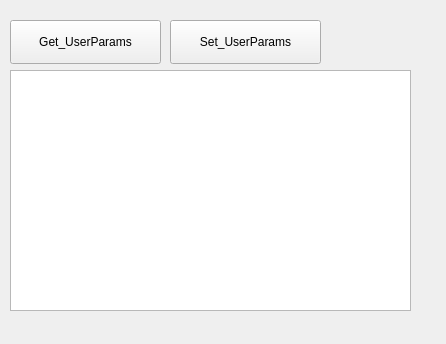
<?xml version="1.0" encoding="UTF-8"?>
<ui version="4.0">
 <class>FormUserParams</class>
 <widget class="QWidget" name="FormUserParams">
  <property name="geometry">
   <rect>
    <x>0</x>
    <y>0</y>
    <width>446</width>
    <height>344</height>
   </rect>
  </property>
  <property name="windowTitle">
   <string>Form</string>
  </property>
  <widget class="QTextEdit" name="txtUserPrams">
   <property name="geometry">
    <rect>
     <x>10</x>
     <y>70</y>
     <width>401</width>
     <height>241</height>
    </rect>
   </property>
  </widget>
  <widget class="QPushButton" name="btnSetUserParams">
   <property name="geometry">
    <rect>
     <x>170</x>
     <y>20</y>
     <width>151</width>
     <height>44</height>
    </rect>
   </property>
   <property name="text">
    <string>Set_UserParams</string>
   </property>
  </widget>
  <widget class="QPushButton" name="btnGetUserParams">
   <property name="geometry">
    <rect>
     <x>10</x>
     <y>20</y>
     <width>151</width>
     <height>44</height>
    </rect>
   </property>
   <property name="text">
    <string>Get_UserParams</string>
   </property>
  </widget>
 </widget>
 <resources/>
 <connections/>
</ui>
